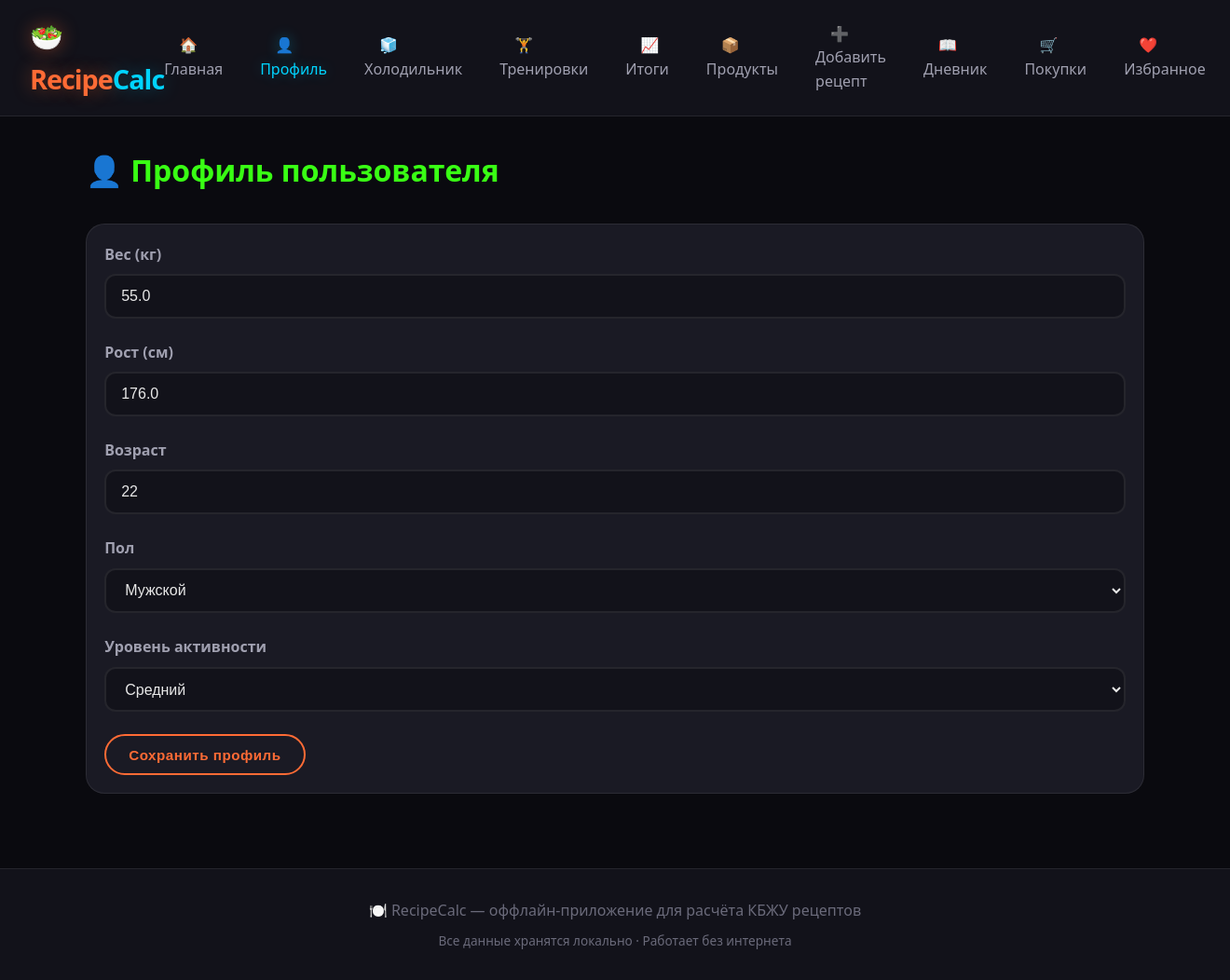
/profile/, run on the app's committed database.
### models.py (models this page shows, shortened)
class UserProfile(db.Model):
    id = db.Column(db.Integer, primary_key=True)
    weight = db.Column(db.Float, default=70.0)      # кг
    height = db.Column(db.Float, default=170.0)     # см
    age = db.Column(db.Integer, default=30)
    gender = db.Column(db.String(10), default='male')  # male/female
    activity_level = db.Column(db.String(20), default='medium')  # low/medium/high

### routes/profile.py (the view, shortened to what this page needs)
@profile_bp.route('/', methods=['GET', 'POST'])
def profile():
    user_profile = UserProfile.query.first()
    if not user_profile:
        user_profile = UserProfile()
        db.session.add(user_profile)
        db.session.commit()
    return render_template('profile.html', profile=user_profile)

### templates/profile.html (shortened to what this page needs)
{% extends "base.html" %}
{% block content %}
<h1 style="color: var(--neon-green);">👤 Профиль пользователя</h1>
<div class="card mt-4">
    <div class="card-body">
        <form method="POST" action="{{ url_for('profile.profile') }}">
            <div class="row">
                <div class="col-md-6 form-group">
                    <label class="form-label">Вес (кг)</label>
                    <input type="number" name="weight" class="form-control" step="0.1" min="0"
                           value="{{ profile.weight }}" required>
                </div>
                <div class="col-md-6 form-group">
                    <label class="form-label">Рост (см)</label>
                    <input type="number" name="height" class="form-control" step="0.1" min="0"
                           value="{{ profile.height }}">
                </div>
            </div>
            <div class="row">
                <div class="col-md-6 form-group">
                    <label class="form-label">Возраст</label>
                    <input type="number" name="age" class="form-control" min="0"
                           value="{{ profile.age }}">
                </div>
                <div class="col-md-6 form-group">
                    <label class="form-label">Пол</label>
                    <select name="gender" class="form-control">
                        <option value="male" {% if profile.gender == 'male' %}selected{% endif %}>Мужской</option>
                    </select>
                </div>
            </div>
            <div class="form-group">
                <label class="form-label">Уровень активности</label>
                <select name="activity_level" class="form-control">
                    <option value="medium" {% if profile.activity_level == 'medium' %}selected{% endif %}>Средний</option>
                </select>
            </div>
            <button type="submit" class="btn btn-primary">Сохранить профиль</button>
        </form>
    </div>
</div>
{% endblock %}

### static/css/style.css (style rules this page uses)
:root { --bg-primary: #0a0a0f; --bg-secondary: #12121a; --bg-card: #1a1a24; --bg-card-hover: #222230; --neon-orange: #ff6b35; --neon-orange-glow: rgba(255, 107, 53, 0.4); --neon-green: #39ff14; --neon-green-glow: rgba(57, 255, 20, 0.3); --neon-blue: #00d4ff; --neon-blue-glow: rgba(0, 212, 255, 0.3); --neon-pink: #ff2d95; --neon-pink-glow: rgba(255, 45, 149, 0.3); --neon-yellow: #ffd700; --text-primary: #e8e8e8; --text-secondary: #a0a0b0; --text-muted: #6a6a7a; --border-color: rgba(255, 255, 255, 0.08); --success: #39ff14; --warning: #ffd700; --danger: #ff2d95; --radius-sm: 8px; --radius-md: 12px; --radius-lg: 20px; --radius-xl: 28px; --transition: all 0.3s cubic-bezier(0.4, 0, 0.2, 1); }
* { margin: 0; padding: 0; box-sizing: border-box; }
body { font-family: 'Segoe UI', system-ui, -apple-system, sans-serif; background: var(--bg-primary); color: var(--text-primary); line-height: 1.6; min-height: 100vh; }
.btn { display: inline-block; padding: 0.7rem 1.5rem; border: 2px solid transparent; border-radius: var(--radius-xl); font-weight: 600; text-decoration: none; cursor: pointer; transition: var(--transition); font-size: 0.95rem; letter-spacing: 0.5px; }
.btn-primary { background: transparent; border-color: var(--neon-orange); color: var(--neon-orange); }
.card { position: relative; }
.card { background: var(--bg-card); border: 1px solid var(--border-color); border-radius: var(--radius-lg); overflow: hidden; transition: var(--transition); display: flex; flex-direction: column; height: 100%; }
.card-body { padding: 1.2rem; flex: 1; display: flex; flex-direction: column; }
.form-group { margin-bottom: 1.5rem; }
.form-label { display: block; font-weight: 600; margin-bottom: 0.5rem; color: var(--text-secondary); }
.form-control { width: 100%; padding: 0.8rem 1rem; background: var(--bg-secondary); border: 2px solid var(--border-color); border-radius: var(--radius-md); color: var(--text-primary); font-size: 1rem; transition: var(--transition); }
select.form-control { cursor: pointer; }
.mt-4 { margin-top: 2rem; }
.card { animation: fadeIn 0.5s ease-out forwards; }

### data on the page
UserProfile: weight "55.0", height "176.0", age "22", gender "Мужской", activity_level "Средний"
